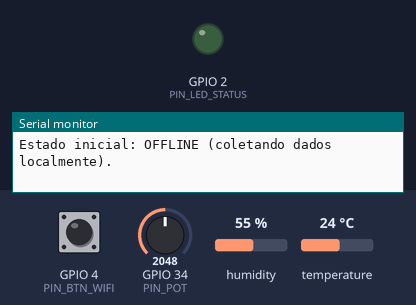
Recording of a sketch running on a simulated ESP32. Parts: output pins drawn as LEDs (lit = HIGH), the last lines printed to the serial monitor. The inputs (shaded band) are chosen by the test bench; at power-on: GPIO 4 (PIN_BTN_WIFI) HIGH, temperature 24 °C, GPIO 34 (PIN_POT) = 2048, humidity 55 %.

Above: at 1.7 s.
1.8 s: GPIO 4 (PIN_BTN_WIFI) pulled LOW for 0.15 s
At 3.0 s:
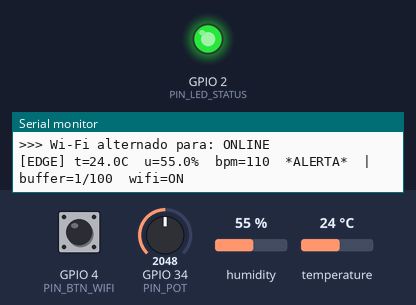
8.2 s: temperature set to 34.1 °C
11.5 s: temperature set to 35.7 °C
16.5 s: GPIO 4 (PIN_BTN_WIFI) pulled LOW for 1 s
At 17.2 s:
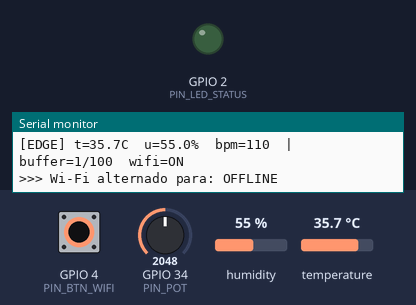
19.5 s: GPIO 34 (PIN_POT) set to 2318
21.0 s: GPIO 34 (PIN_POT) set to 2416
Timing chart, 0 to 24.0 s (numbered marks = the images above; inputs shaded):
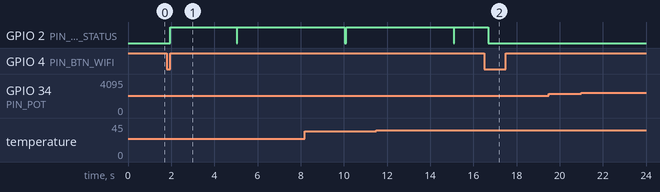

Measured:
- after the input at 1.8 s, GPIO 2 (PIN_LED_STATUS): LOW → HIGH after 0.16 s, → LOW 3.1 s later, → HIGH 0.04 s later
- after the input at 16.5 s, GPIO 2 (PIN_LED_STATUS): HIGH → LOW after 0.18 s

The sketch:

sketch.ino
```cpp
/* ============================================================================
 * CardioIA - Fase 3 / Parte 1
 * Monitoramento Continuo Cardiaco - Edge Computing com ESP32
 * ----------------------------------------------------------------------------
 * Objetivo: simular um wearable cardiaco que:
 *   1) Le periodicamente sensores (DHT22 + potenciometro simulando BPM)
 *   2) Armazena as leituras LOCALMENTE em um buffer circular em RAM
 *      (resiliencia offline - Edge Computing)
 *   3) Quando a "conexao Wi-Fi" simulada esta ativa, envia o buffer
 *      acumulado para a "nuvem" (Serial.println) e LIMPA o buffer
 *   4) Quando offline, continua coletando sem perder dados, ate o limite
 *      do buffer (descartando os MAIS ANTIGOS - politica FIFO)
 *
 * Sensores utilizados:
 *   Sensor 1 (obrigatorio): DHT22 - mede temperatura E umidade (1 sensor)
 *   Sensor 2 (escolha do grupo): Potenciometro simulando sensor cardiaco
 *                                 que reporta os BPM (batimentos por minuto)
 *
 * Observacao sobre SPIFFS:
 *   O enunciado autoriza usar o Monitor Serial como alternativa de
 *   resiliencia, pois o SPIFFS e volatil no Wokwi/simuladores. Por isso,
 *   adotamos um BUFFER CIRCULAR em RAM (array de struct) como
 *   armazenamento local de Edge, o que e tambem mais rapido e adequado
 *   a um wearable de baixa latencia. O envio para a "nuvem" e simulado
 *   pelo Serial.println.
 *
 * Hardware simulado no Wokwi:
 *   - ESP32 DevKit V1
 *   - DHT22 conectado no GPIO 15
 *   - Potenciometro (simulando sensor de batimento cardiaco - BPM)
 *     conectado no GPIO 34 (ADC1_CH6)
 *   - LED indicador de status no GPIO 2
 *     (aceso = online / pisca = enviando / apagado = offline)
 *   - Push-button no GPIO 4 para alternar Wi-Fi simulado
 *     (pressionar = alterna online/offline)
 *
 * Projeto Wokwi publicado: https://wokwi.com/projects/463854286798211073
 * ============================================================================ */

#include <Arduino.h>
#include <DHT.h>

// ---------- Definicoes de pinos ----------
#define PIN_DHT          15
#define PIN_POT          34   // ADC para simular BPM
#define PIN_LED_STATUS    2
#define PIN_BTN_WIFI      4

// ---------- Configuracoes do sensor DHT ----------
#define DHT_TYPE       DHT22
DHT dht(PIN_DHT, DHT_TYPE);

// ---------- Configuracoes de coleta ----------
const uint32_t INTERVALO_LEITURA_MS = 2000;   // le sensores a cada 2 s
const uint32_t INTERVALO_SYNC_MS    = 5000;   // tenta sincronizar a cada 5 s

// ---------- Limites clinicos (alertas locais no Edge) ----------
const float TEMP_MAX_C   = 38.0;    // febre
const float TEMP_MIN_C   = 35.0;    // hipotermia
const int   BPM_MAX      = 120;     // taquicardia
const int   BPM_MIN      = 50;      // bradicardia

// ---------- Buffer circular em RAM (resiliencia offline) ----------
// Capacidade definida pelo modelo de negocio:
//   Com leitura a cada 2 s -> 100 amostras = 200 s (~3,3 min) de autonomia
//   offline antes de comecar a descartar os dados mais antigos.
//
// Justificativa: para um wearable cardiaco, ~3 min de "buraco" de conexao
// e suficiente para o paciente trocar de comodo, entrar em elevador,
// passar por areas com baixo sinal etc. Se passar disso, e melhor
// preservar os dados RECENTES (mais relevantes clinicamente) do que os
// antigos -> politica FIFO com descarte do mais velho.
const uint16_t BUFFER_CAP = 100;

struct Amostra {
  uint32_t timestamp_ms;   // millis() no momento da leitura
  float    temperatura_c;
  float    umidade_pct;
  int      bpm;
  bool     alerta;         // true se algum limite clinico foi violado
};

Amostra  buffer[BUFFER_CAP];
uint16_t buf_head   = 0;   // proxima posicao de escrita
uint16_t buf_tail   = 0;   // proxima posicao de leitura/envio
uint16_t buf_count  = 0;   // quantas amostras validas ha no buffer
uint32_t total_descartadas = 0;

// ---------- Estado de conectividade SIMULADA ----------
bool wifi_conectado = false;     // comeca OFFLINE para evidenciar o buffer
bool btn_estado_ant = HIGH;      // pull-up: HIGH = solto

// ---------- Controle de tempo ----------
uint32_t t_ultima_leitura = 0;
uint32_t t_ultimo_sync    = 0;

// ============================================================================
// FUNCOES AUXILIARES DO BUFFER CIRCULAR
// ============================================================================

/* Insere uma nova amostra. Se o buffer estiver cheio, sobrescreve a mais
 * antiga (FIFO com descarte do mais velho). Esse comportamento e coerente
 * com um wearable medico: priorizamos dados RECENTES, que sao
 * clinicamente mais relevantes para alerta em tempo real. */
void buffer_inserir(const Amostra& a) {
  buffer[buf_head] = a;
  buf_head = (buf_head + 1) % BUFFER_CAP;

  if (buf_count < BUFFER_CAP) {
    buf_count++;
  } else {
    // Buffer cheio: o tail tambem avanca (perdemos a amostra mais antiga)
    buf_tail = (buf_tail + 1) % BUFFER_CAP;
    total_descartadas++;
  }
}

/* Remove e retorna a amostra mais antiga (FIFO). Retorna false se vazio. */
bool buffer_remover(Amostra& out) {
  if (buf_count == 0) return false;
  out = buffer[buf_tail];
  buf_tail = (buf_tail + 1) % BUFFER_CAP;
  buf_count--;
  return true;
}

// ============================================================================
// LEITURA DOS SENSORES
// ============================================================================

/* Le DHT22 + potenciometro e devolve uma Amostra preenchida.
 * O potenciometro (0-4095 no ADC do ESP32) e mapeado para a faixa
 * fisiologica plausivel de 40-180 BPM para simular o sensor cardiaco. */
Amostra ler_sensores() {
  Amostra a;
  a.timestamp_ms  = millis();
  a.temperatura_c = dht.readTemperature();
  a.umidade_pct   = dht.readHumidity();

  int adc = analogRead(PIN_POT);              // 0 .. 4095
  a.bpm = map(adc, 0, 4095, 40, 180);          // 40 .. 180 bpm

  // Verifica alertas (Edge Computing: decisao local, sem precisar da nuvem)
  bool temp_invalida = isnan(a.temperatura_c);
  a.alerta = (!temp_invalida && (a.temperatura_c > TEMP_MAX_C ||
                                  a.temperatura_c < TEMP_MIN_C)) ||
             (a.bpm > BPM_MAX) || (a.bpm < BPM_MIN);
  return a;
}

// ============================================================================
// "ENVIO PARA NUVEM" - simulado por Serial.println
// ============================================================================

/* Quando online, drena o buffer enviando uma amostra por vez em formato
 * CSV-like, simulando um payload que seria publicado via MQTT/HTTP na
 * Parte 2 do projeto. */
void sincronizar_com_nuvem() {
  if (buf_count == 0) {
    Serial.println(F("[SYNC] Sem dados pendentes."));
    return;
  }

  Serial.print(F("[SYNC] Iniciando envio de "));
  Serial.print(buf_count);
  Serial.println(F(" amostras para a nuvem..."));

  uint16_t enviadas = 0;
  Amostra a;
  while (buffer_remover(a)) {
    // Pisca o LED a cada amostra enviada (feedback visual)
    digitalWrite(PIN_LED_STATUS, LOW);
    delay(20);
    digitalWrite(PIN_LED_STATUS, HIGH);

    // Payload simulado (CSV) - na Parte 2 virara JSON via MQTT
    Serial.print(F("[CLOUD<-EDGE] ts="));
    Serial.print(a.timestamp_ms);
    Serial.print(F(",temp="));
    Serial.print(a.temperatura_c, 2);
    Serial.print(F(",umid="));
    Serial.print(a.umidade_pct, 2);
    Serial.print(F(",bpm="));
    Serial.print(a.bpm);
    Serial.print(F(",alerta="));
    Serial.println(a.alerta ? F("1") : F("0"));
    enviadas++;
  }

  Serial.print(F("[SYNC] OK - "));
  Serial.print(enviadas);
  Serial.println(F(" amostras enviadas e removidas do buffer local."));

  if (total_descartadas > 0) {
    Serial.print(F("[AVISO] Durante o offline, "));
    Serial.print(total_descartadas);
    Serial.println(F(" amostras antigas foram descartadas (buffer cheio)."));
  }
}

// ============================================================================
// CONTROLE DE CONECTIVIDADE (Wi-Fi simulado por botao)
// ============================================================================

void atualizar_botao_wifi() {
  bool estado = digitalRead(PIN_BTN_WIFI);
  // Detecta borda de descida (pressionou)
  if (btn_estado_ant == HIGH && estado == LOW) {
    wifi_conectado = !wifi_conectado;
    Serial.print(F("\n>>> Wi-Fi alternado para: "));
    Serial.println(wifi_conectado ? F("ONLINE") : F("OFFLINE"));
    delay(150); // anti-bounce simples
  }
  btn_estado_ant = estado;

  // LED reflete o estado: aceso = online, apagado = offline
  digitalWrite(PIN_LED_STATUS, wifi_conectado ? HIGH : LOW);
}

// ============================================================================
// SETUP & LOOP
// ============================================================================

void setup() {
  Serial.begin(115200);
  delay(500);
  Serial.println(F("\n=== CardioIA - Edge Node iniciando ==="));

  pinMode(PIN_LED_STATUS, OUTPUT);
  pinMode(PIN_BTN_WIFI, INPUT_PULLUP);
  digitalWrite(PIN_LED_STATUS, LOW);

  dht.begin();

  Serial.print(F("Buffer circular em RAM: capacidade = "));
  Serial.print(BUFFER_CAP);
  Serial.println(F(" amostras"));
  Serial.println(F("Pressione o botao (GPIO4) para alternar Wi-Fi simulado."));
  Serial.println(F("Estado inicial: OFFLINE (coletando dados localmente).\n"));
}

void loop() {
  atualizar_botao_wifi();

  uint32_t agora = millis();

  // ----- 1) Coleta periodica -----
  if (agora - t_ultima_leitura >= INTERVALO_LEITURA_MS) {
    t_ultima_leitura = agora;

    Amostra a = ler_sensores();

    if (isnan(a.temperatura_c) || isnan(a.umidade_pct)) {
      Serial.println(F("[ERRO] Falha ao ler DHT22. Amostra descartada."));
    } else {
      buffer_inserir(a);

      // Log local (Edge) para inspecao em tempo real
      Serial.print(F("[EDGE] t="));
      Serial.print(a.temperatura_c, 1);
      Serial.print(F("C  u="));
      Serial.print(a.umidade_pct, 1);
      Serial.print(F("%  bpm="));
      Serial.print(a.bpm);
      if (a.alerta) Serial.print(F("  *ALERTA*"));
      Serial.print(F("  | buffer="));
      Serial.print(buf_count);
      Serial.print(F("/"));
      Serial.print(BUFFER_CAP);
      Serial.print(F("  wifi="));
      Serial.println(wifi_conectado ? F("ON") : F("OFF"));
    }
  }

  // ----- 2) Sincronizacao com a nuvem -----
  // So tenta sincronizar se estiver "online" e respeitando o intervalo.
  if (wifi_conectado && (agora - t_ultimo_sync >= INTERVALO_SYNC_MS)) {
    t_ultimo_sync = agora;
    sincronizar_com_nuvem();
  }

  // Pequeno yield para a CPU
  delay(50);
}
```
